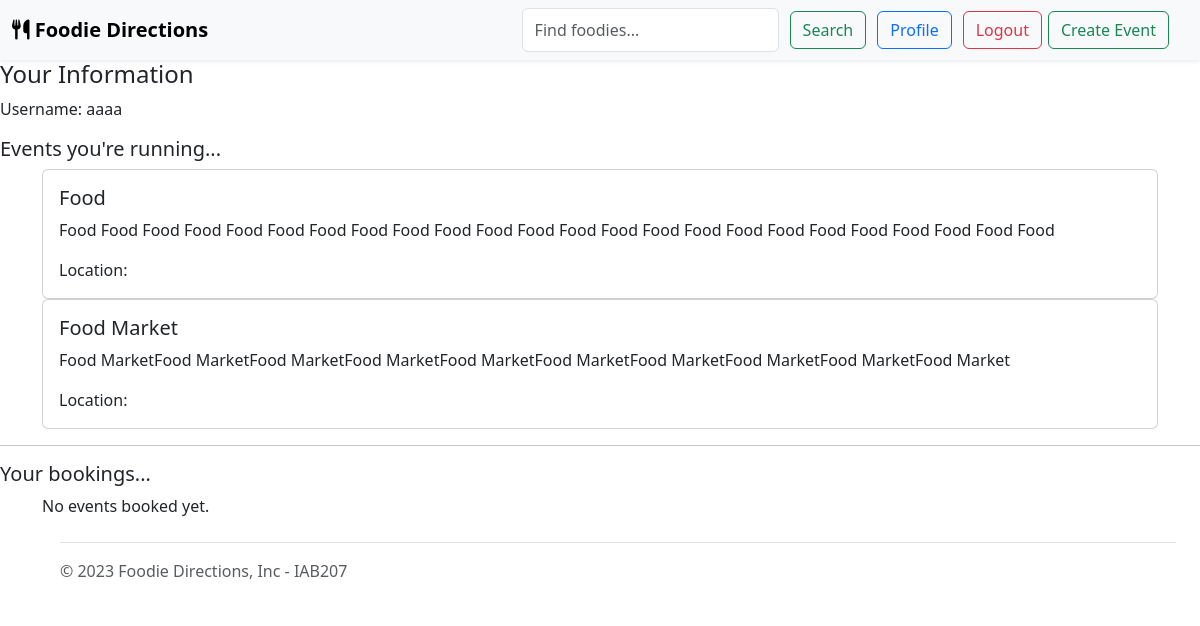
The app's page /user (signed in), older data.
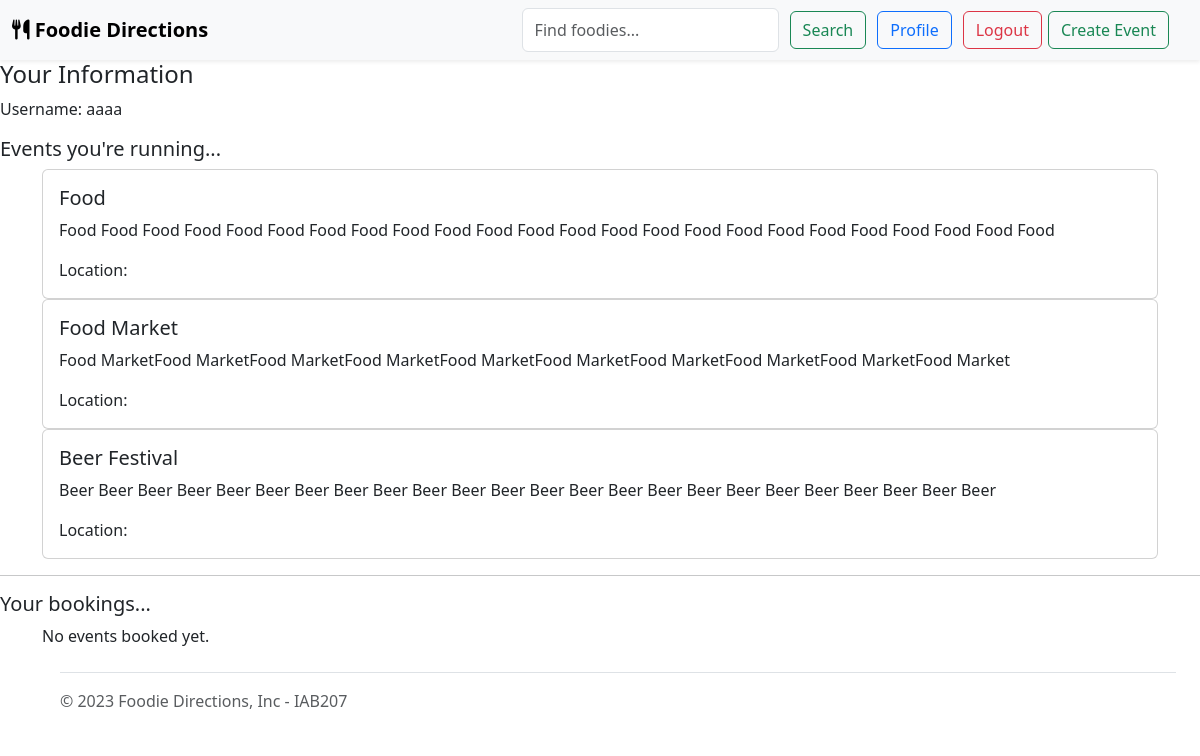
The same page, newer data.
### website/models.py (models this page shows, shortened)
class User(UserMixin, db.Model):
    __tablename__ = 'users'
    id = db.Column(db.Integer, primary_key=True)
    username = db.Column(db.String(40), nullable=False)
    email = db.Column(db.String(120), nullable=False)
    password_hash = db.Column(db.String(128), nullable=False)
    comments = db.relationship('Comment', backref='user')
    bookings = db.relationship('Booking', backref='user')
    events = db.relationship('Event', backref='user', lazy=True)

class Event(db.Model):
    __tablename__ = 'events'
    id = db.Column(db.Integer, primary_key=True)
    title = db.Column(db.String(80), nullable=False)
    description = db.Column(db.String(200), nullable=False)
    image = db.Column(db.String(400))
    dateTime = db.Column(db.DateTime, nullable=False)
    price = db.Column(db.Numeric(precision=10, scale=2))
    ticketsAvailable = db.Column(db.Integer, nullable=False)
    locationName = db.Column(db.String(80), nullable=False)
    status = db.Column(db.String(20), default="Open", nullable=False)
    category = db.Column(db.String(20))
    user_id = db.Column(db.Integer, db.ForeignKey('users.id'), nullable=False)
    comments = db.relationship('Comment', backref='event')
    bookings = db.relationship('Booking', backref='event')

### website/auth.py (the view)
@bp.route('/user', methods=['GET', 'POST'])
def user():
    return render_template('user.html', user=current_user)

### website/__init__.py (called while the page is built)
def create_app():
    app=Flask(__name__)  # this is the name of the module/package that is calling this app
    app.debug=True
    app.secret_key='862b1a0d45e29873ab29da77a06728fed0d3c783512a797a'
    app.config['SQLALCHEMY_DATABASE_URI']='sqlite:///mydbname.sqlite'
    db.init_app(app)
    bootstrap = Bootstrap5(app)
    CSRFProtect(app)
    login_manager = LoginManager()
    login_manager.login_view='auth.login'
    login_manager.init_app(app)
    from .models import User  # importing here to avoid circular references
    @login_manager.user_loader
    def load_user(user_id):
        return User.query.get(int(user_id))
    from . import views
    app.register_blueprint(views.bp)
    from . import auth
    app.register_blueprint(auth.bp)
    return app

### website/templates/user.html (shortened to what this page needs)
{% extends "base.html" %}
{% block content %}
<div class="page-header">
    <h4>Your Information</h4>
</div>
<p>Username: {{ user.username }}</p>
<h5>Events you're running...</h5>
<div class="container-sm">
    {% if user.events %}
        {% for event in user.events %}
            {% with %}
                {% set event = event %}
                {% include "eventCard.html" %}
            {% endwith %}
        {% endfor %}
    {% else %}
        <p>No events created yet.</p>
    {% endif %}
</div>
<hr />
<h5>Your bookings...</h5>
<div class="container-sm">
    {% if user.booked_events %}
        {% for event in user.booked_events %}
            {% with %}
                {% set event = event %}
            {% endwith %}
        {% endfor %}
    {% else %}
        <p>No events booked yet.</p>
    {% endif %}
</div>
{% endblock %}

### website/templates/base.html (shortened to what this page needs)
<html>
<head>
    <link href="https://cdn.jsdelivr.net/npm/bootstrap@5.3.0-alpha3/dist/css/bootstrap.min.css" rel="stylesheet">
    <link rel="stylesheet" href="../static/css/style.css">
</head>
<body>
    <header>
        <nav class="navbar navbar-expand-lg sticky-top bg-light shadow-sm">
            <div class="container-fluid">
                <a class="navbar-brand fw-bold" href="/">
                    <i class="fa-solid fa-utensils"></i>
                    Foodie Directions
                </a>
                <div class="offcanvas offcanvas-end" tabindex="-1" id="navbarOffcanvas" aria-labelledby="navbarOffcanvasLabel">
                    <div class="offcanvas-body">
                        <ul class="navbar-nav justify-content-end flex-grow-1 pe-3">
                            <li class="nav-item">
                                <form class="d-flex ms-auto mb-0">
                                    <input class="form-control me-2" type="search" placeholder="Find foodies..." aria-label="Search">
                                    <button class="btn btn-outline-success" type="submit">Search</button>
                                </form>
                            </li>
                            {% if current_user.is_authenticated %}
                                <li class="nav-item">
                                    <a type="button" class="btn btn-outline-primary ms-2" href="/user">Profile</a>
                                </li>
                                <li class="nav-item">
                                    <a type="button" class="btn btn-outline-danger ms-2" href="/logout">Logout</a>
                                </li>
                            {% else %}
                                <li class="nav-item">
                                    <a type="button" class="btn btn-outline-primary ms-2" href="/login">Login</a>
                                </li>
                            {% endif %}
                            <li class="nav-item">
                                <a type="button" class="nav-item btn btn-outline-success" href="/create">Create Event</a>
                            </li>
                        </ul>
                    </div>
                </div>
            </div>
        </nav>
    </header>
    {% block content %}
    {% endblock %}
    <div class="container mx-lg-5">
        <footer class="footer d-flex flex-wrap justify-content-between align-items-center py-3 my-4 border-top">
            <div class="col-md-4 d-flex align-items-center">
                <span class="mb-3 mb-md-0 text-muted">&copy; 2023 Foodie Directions, Inc - IAB207</span>
            </div>
        </footer>
    </div>
</body>
</html>

### website/templates/eventCard.html (shortened to what this page needs)
<div class="card">
    <div class="card-body">
        <h5 class="card-title">{{ event.title }}</h5>
        <p class="card-text">{{ event.description }}</p>
        <p class="card-text">Location: {{ event.location }}</p>
    </div>
</div>

### website/static/css/style.css (style rules this page uses)
.btn { margin: 3px; }

Row changes from the older to the newer data that the page shows:
added Event: title "Beer Festival", description "Beer Beer Beer Beer Beer Beer Beer Beer Beer Beer Beer Beer Beer Beer Beer Beer Beer Beer Beer Beer Beer Beer Beer Beer"
